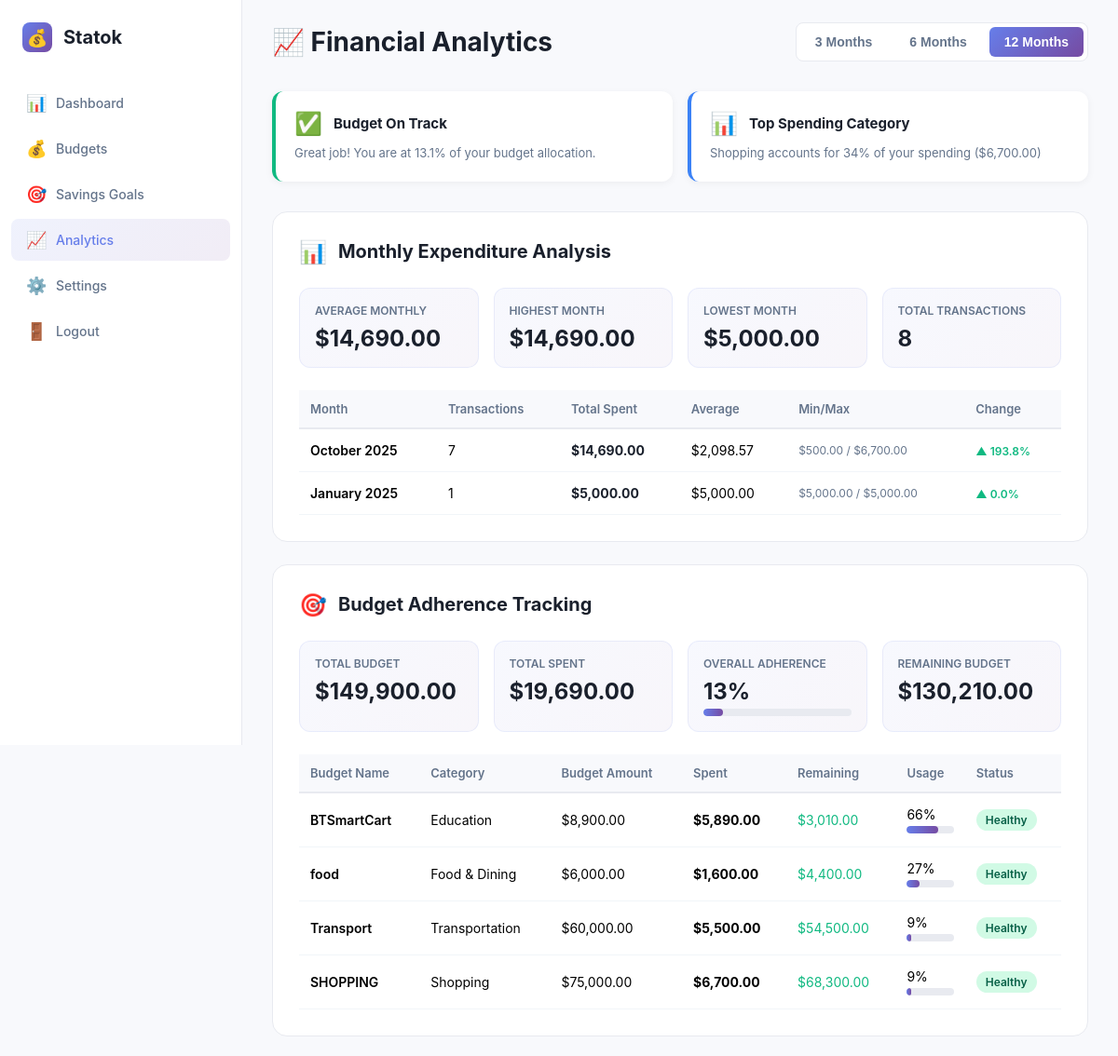
/public/nalytics.php (signed in, upper part), run on an earlier commit of the app's database.
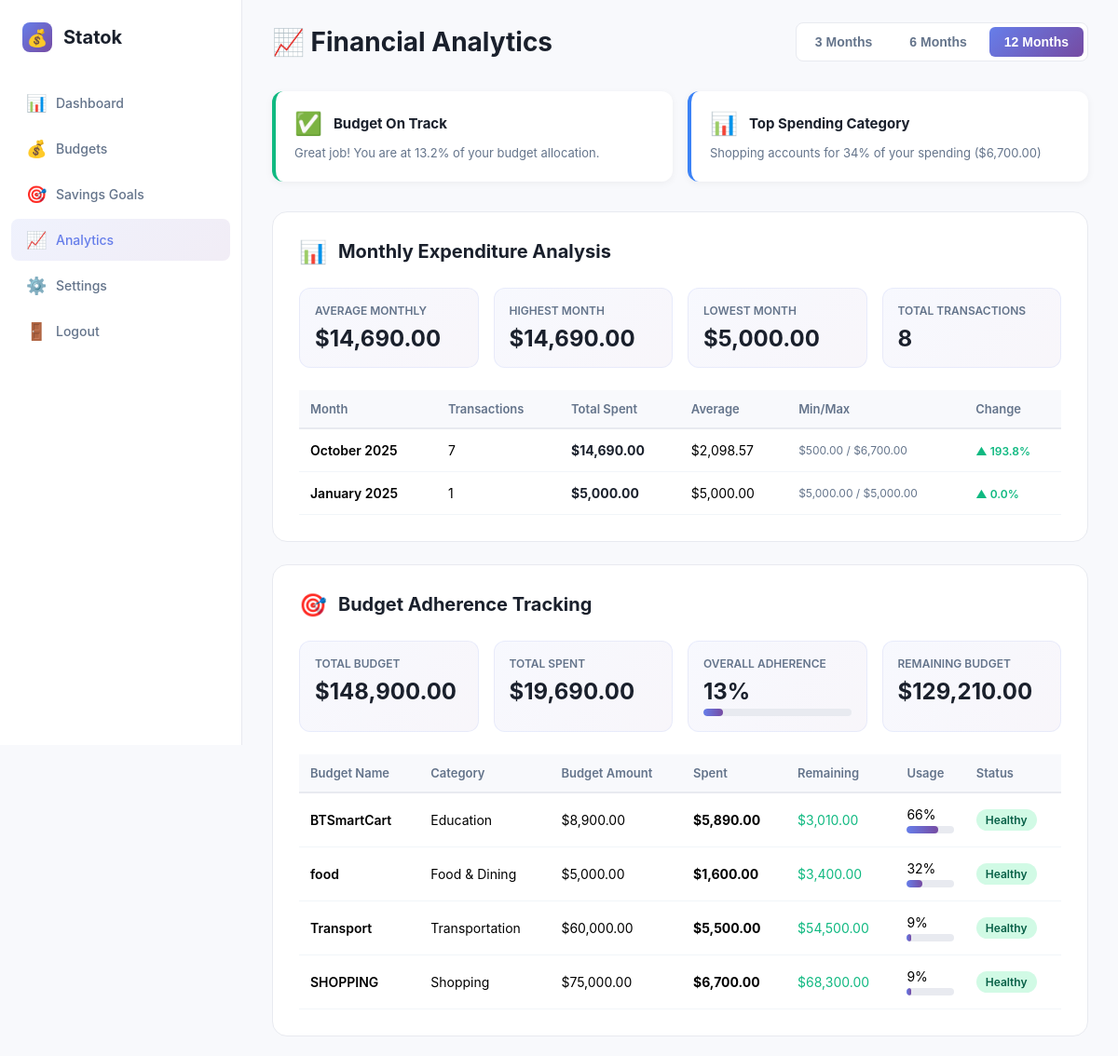
And on a later commit of the database.
### tables this page shows
CREATE TABLE budgets (
    id INTEGER PRIMARY KEY AUTOINCREMENT,
    name TEXT NOT NULL,
    category TEXT NOT NULL,
    budget_amount REAL NOT NULL,
    created_date TEXT NOT NULL
, user_id INTEGER DEFAULT 1);

### public/nalytics.php (the view, shortened to what the changed rows need)
<?php
$user_id = $_SESSION['user_id'];
try {
    $db = new PDO('sqlite:' .__DIR__ . '/../db/database.db');
    $db->setAttribute(PDO::ATTR_ERRMODE, PDO::ERRMODE_EXCEPTION);
} catch(PDOException $e) {
    die("Connection failed: " . $e->getMessage());
}
$period = $_GET['period'] ?? '12';
$startDate = date('Y-m-d', strtotime("-$period months"));
$endDate = date('Y-m-d');
$monthlyExpenditure = $db->prepare("
    SELECT
        strftime('%Y-%m', e.date) as month,
        strftime('%Y', e.date) as year,
        strftime('%m', e.date) as month_num,
        COUNT(e.id) as transaction_count,
        SUM(e.amount) as total_spent,
        AVG(e.amount) as avg_transaction,
        MIN(e.amount) as min_transaction,
        MAX(e.amount) as max_transaction
    FROM expenses e
    INNER JOIN budgets b ON e.budget_id = b.id
    WHERE b.user_id = :uid
        AND e.date >= :start_date
        AND e.date <= :end_date
    GROUP BY strftime('%Y-%m', e.date)
    ORDER BY month DESC
");
$monthlyExpenditure->execute([
    ':uid' => $user_id,
    ':start_date' => $startDate,
    ':end_date' => $endDate
]);
$monthlyData = $monthlyExpenditure->fetchAll(PDO::FETCH_ASSOC);
$budgetAdherence = $db->prepare("
    SELECT
        b.id,
        b.name,
        b.category,
        b.budget_amount,
        COALESCE(SUM(e.amount), 0) as spent,
        b.budget_amount - COALESCE(SUM(e.amount), 0) as remaining,
        CASE
            WHEN COALESCE(SUM(e.amount), 0) = 0 THEN 0
            ELSE (COALESCE(SUM(e.amount), 0) / b.budget_amount) * 100
        END as usage_percentage,
        CASE
            WHEN COALESCE(SUM(e.amount), 0) > b.budget_amount THEN 'Over Budget'
            WHEN (COALESCE(SUM(e.amount), 0) / b.budget_amount) * 100 >= 90 THEN 'Critical'
            WHEN (COALESCE(SUM(e.amount), 0) / b.budget_amount) * 100 >= 75 THEN 'Warning'
            ELSE 'Healthy'
        END as status,
        COUNT(e.id) as expense_count
    FROM budgets b
    LEFT JOIN expenses e ON b.id = e.budget_id
        AND e.date >= :start_date
        AND e.date <= :end_date
    WHERE b.user_id = :uid
    GROUP BY b.id, b.name, b.category, b.budget_amount
    ORDER BY usage_percentage DESC
");
$budgetAdherence->execute([
    ':uid' => $user_id,
    ':start_date' => $startDate,
    ':end_date' => $endDate
]);
$adherenceData = $budgetAdherence->fetchAll(PDO::FETCH_ASSOC);
$totalBudget = array_sum(array_column($adherenceData, 'budget_amount'));
$totalSpent = array_sum(array_column($adherenceData, 'spent'));
$overallAdherence = $totalBudget > 0 ? ($totalSpent / $totalBudget) * 100 : 0;
$categoryDistribution = $db->prepare("
    SELECT
        b.category,
        COUNT(DISTINCT b.id) as budget_count,
        COUNT(e.id) as transaction_count,
        SUM(e.amount) as total_spent,
        AVG(e.amount) as avg_expense,
        MIN(e.amount) as min_expense,
        MAX(e.amount) as max_expense,
        SUM(b.budget_amount) as total_budget,
        CASE
            WHEN SUM(b.budget_amount) = 0 THEN 0
            ELSE (SUM(e.amount) / SUM(b.budget_amount)) * 100
        END as budget_utilization,
        CASE
            WHEN COUNT(e.id) = 0 THEN 0
            ELSE SUM(e.amount)
        END as category_total
    FROM budgets b
    LEFT JOIN expenses e ON b.id = e.budget_id
        AND e.date >= :start_date
        AND e.date <= :end_date
    WHERE b.user_id = :uid
    GROUP BY b.category
    HAVING COUNT(e.id) > 0
    ORDER BY total_spent DESC
");
$categoryDistribution->execute([
    ':uid' => $user_id,
    ':start_date' => $startDate,
    ':end_date' => $endDate
]);
$categoryData = $categoryDistribution->fetchAll(PDO::FETCH_ASSOC);
$insights = [];
if ($overallAdherence > 100) {
    $insights[] = [
        'type' => 'danger',
        'icon' => '⚠️',
        'title' => 'Budget Overspending Alert',
        'message' => 'You are spending ' . round($overallAdherence - 100, 1) . '% over your total budget. Consider reducing expenses.'
    ];
} else {
    $insights[] = [
        'type' => 'success',
        'icon' => '✅',
        'title' => 'Budget On Track',
        'message' => 'Great job! You are at ' . round($overallAdherence, 1) . '% of your budget allocation.'
    ];
}
if (count($categoryData) > 0) {
    $topCategory = $categoryData[0];
    $insights[] = [
        'type' => 'info',
        'icon' => '📊',
        'title' => 'Top Spending Category',
        'message' => $topCategory['category'] . ' accounts for ' . round($topCategory['percentage'], 1) . '% of your spending ($' . number_format($topCategory['total_spent'], 2) . ')'
    ];
}
?>
<!DOCTYPE html>
<html lang="en">
<head>
</head>
<body>
    <main class="main-content">
        <?php if (count($insights) > 0): ?>
        <div class="insights-grid">
            <?php foreach ($insights as $insight): ?>
            <div class="insight-card <?php echo $insight['type']; ?>">
                <div class="insight-header">
                    <span class="insight-icon"><?php echo $insight['icon']; ?></span>
                    <span class="insight-title"><?php echo $insight['title']; ?></span>
                </div>
                <div class="insight-message"><?php echo $insight['message']; ?></div>
            </div>
            <?php endforeach; ?>
        </div>
        <?php endif; ?>
        <div class="report-section">
            <?php if (count($monthlyData) > 0): ?>
            <table>
                <thead>
                    <tr>
                        <th>Month</th>
                        <th>Transactions</th>
                        <th>Total Spent</th>
                        <th>Average</th>
                        <th>Min/Max</th>
                        <th>Change</th>
                    </tr>
                </thead>
            </table>
            <?php endif; ?>
        </div>
        <div class="report-section">
            <?php if (count($adherenceData) > 0): ?>
            <div class="stats-grid">
                <div class="stat-box">
                    <div class="stat-label">Total Budget</div>
                    <div class="stat-value">$<?php echo number_format($totalBudget, 2); ?></div>
                </div>
                <div class="stat-box">
                    <div class="stat-label">Total Spent</div>
                    <div class="stat-value">$<?php echo number_format($totalSpent, 2); ?></div>
                </div>
                <div class="stat-box">
                    <div class="stat-label">Overall Adherence</div>
                    <div class="stat-value"><?php echo round($overallAdherence); ?>%</div>
                    <div class="progress-bar-container">
                        <div class="progress-bar-fill <?php echo $overallAdherence > 100 ? 'over' : ''; ?>"
                             style="width: <?php echo min($overallAdherence, 100); ?>%"></div>
                    </div>
                </div>
                <div class="stat-box">
                    <div class="stat-label">Remaining Budget</div>
                    <div class="stat-value">$<?php echo number_format($totalBudget - $totalSpent, 2); ?></div>
                </div>
            </div>
            <table>
                <thead>
                    <tr>
                        <th>Budget Name</th>
                        <th>Category</th>
                        <th>Budget Amount</th>
                        <th>Spent</th>
                        <th>Remaining</th>
                        <th>Usage</th>
                        <th>Status</th>
                    </tr>
                </thead>
                <tbody>
                    <?php foreach ($adherenceData as $budget): ?>
                    <tr>
                        <td style="font-weight: 600;"><?php echo htmlspecialchars($budget['name']); ?></td>
                        <td><?php echo htmlspecialchars($budget['category']); ?></td>
                        <td>$<?php echo number_format($budget['budget_amount'], 2); ?></td>
                        <td style="font-weight: 700;">$<?php echo number_format($budget['spent'], 2); ?></td>
                        <td style="color: <?php echo $budget['remaining'] < 0 ? '#ef4444' : '#10b981'; ?>;">
                            $<?php echo number_format($budget['remaining'], 2); ?>
                        </td>
                        <td>
                            <?php echo round($budget['usage_percentage']); ?>%
                            <div class="progress-bar-container">
                                <div class="progress-bar-fill <?php echo $budget['usage_percentage'] > 100 ? 'over' : ''; ?>"
                                     style="width: <?php echo min($budget['usage_percentage'], 100); ?>%"></div>
                            </div>
                        </td>
                        <td>
                            <span class="status-badge status-<?php echo strtolower(str_replace(' ', '', $budget['status'])); ?>">
                                <?php echo $budget['status']; ?>
                            </span>
                        </td>
                    </tr>
                    <?php endforeach; ?>
                </tbody>
            </table>
            <?php endif; ?>
        </div>
    </main>
</body>
</html>

What changed in the data, as far as the page shows it:
changed budgets "food": budget_amount "6,000.00" → "5,000.00"; remaining "4,400.00" → "3,400.00"; usage_percentage "27" → "32"; min($budget['usage_percentage'], 100) 26.666666666667 → 32 (drawn)
Also different on the page:
$totalBudget: "149,900.00" → "148,900.00"
$totalBudget - $totalSpent: "130,210.00" → "129,210.00"
new list line: "✅ Budget On Track Great job! You are at 13.2% of your budget allocation."
list line gone: "✅ Budget On Track Great job! You are at 13.1% of your budget allocation."
